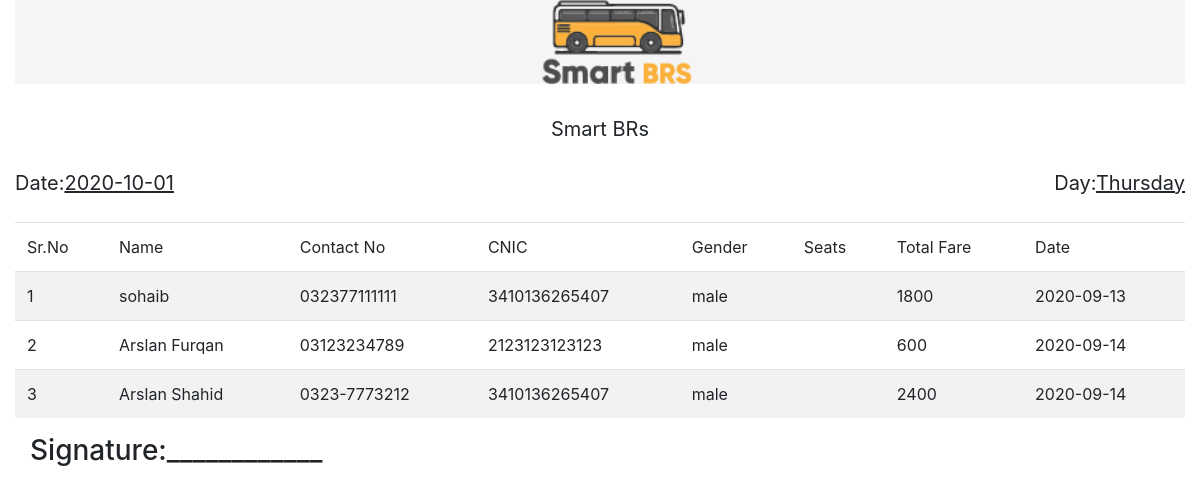
/admin/reports/daily_booking_report.php, run on an earlier commit of the app's database.
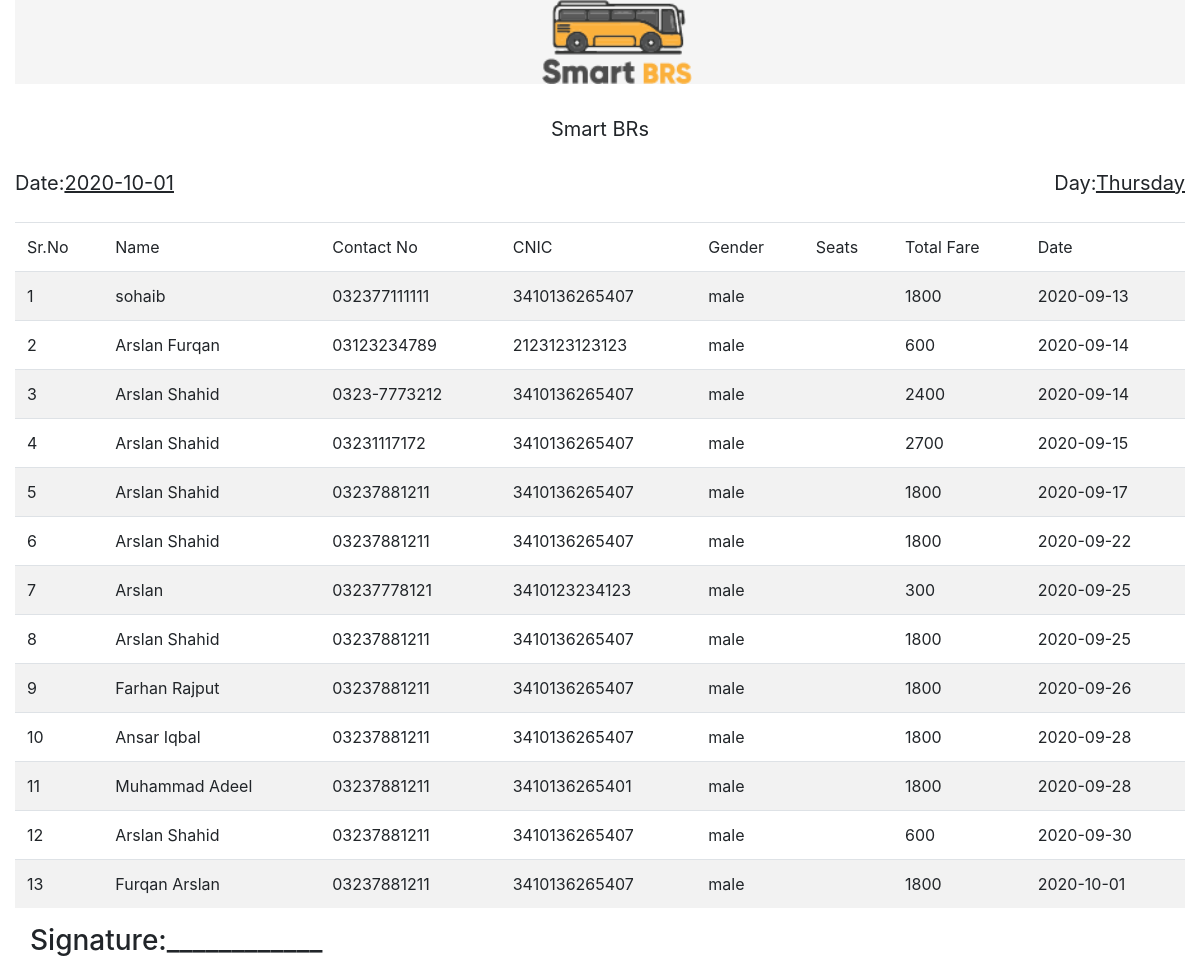
And on a later commit of the database.
### tables this page shows
CREATE TABLE `bookings` (
  `id` int(11) NOT NULL,
  `date` date NOT NULL,
  `route_id` int(11) NOT NULL,
  `total_fare` int(11) NOT NULL,
  `name` varchar(200) NOT NULL,
  `contact_no` varchar(200) NOT NULL,
  `cnic` varchar(200) NOT NULL,
  `gender` char(6) NOT NULL,
  `cancel_status` tinyint(4) NOT NULL DEFAULT '0'
);

### models/Booking.php (called while the page is built, shortened)
<?php
class Booking
{
    public static function showBooking()
    {
        $obj_db = self::obj_db();
        $query = " SELECT * FROM bookings ";
        $result = $obj_db->query($query);
        $query = [];
        while ($data = $result->fetch_object()) {
            $query[] = $data;
        }
        return $query;
    }
}

### admin/reports/daily_booking_report.php (the view)
<?php
require_once "views/header.php";
require_once "../../models/Booking.php";
?>
<table class="table table-striped">
    <thead>
        <tr>
            <td>Sr.No</td>
            <td>Name</td>
            <td>Contact No</td>
            <td>CNIC</td>
            <td>Gender</td>
            <td>Seats</td>
            <td>Total Fare</td>
            <td>Date</td>
        </tr>
    </thead>
    <?php
    $i = 1;
    $bookings = Booking::showBooking();
    foreach ($bookings as $booking) {
        echo ("<tr>");
        echo ("<td>" . $i . "</td>");
        echo ("<td>" . $booking->name . "</td>");
        echo ("<td>" . $booking->contact_no . "</td>");
        echo ("<td>" . $booking->cnic . "</td>");
        echo ("<td>" . $booking->gender . "</td>");
        echo ("<td>" . $booking->seat_no . "</td>");
        echo ("<td>" . $booking->total_fare . "</td>");
        echo ("<td>" . $booking->date . "</td>");
        $i++;
    }
    ?>
</table>
<?php
require_once 'views/footer.php';
?>

### admin/reports/views/header.php (shortened to what this page needs)
<!doctype html>
<html lang="en">
<head>
    <link href="<?php echo (BASE_URL); ?>assets/front/css/bootstrap.min.css" rel="stylesheet" />
</head>
<body>
<div class="container-fluid ">
    <header>
        <div id="logo">
            <img src="<?php echo(BASE_URL);?>assets/images/logo/smart_brs_report.png" width="150px" >
        </div>
    </header>
    <section class="">
        <div class="col-md-12 heading">
            <br>
            <center><span class=>Smart BRs</span></center>
        </div>
        <br>
        <div class="row dates">
            <div class="col-md-6">
                <span class="pull-left">Date:<u><?php echo(date("Y-m-d")); ?></u></span>
            </div>
            <div class="col-md-6" style="float:right;">
                <span class="float-right col-md-offset-5">Day:<u><?php echo(date("l"));?></u></span>
            </div>
        </div>
        <br class="clear-fix">
        <div class="row">
        <div class="col-md-12" style="width100% !important;">

### admin/reports/views/footer.php (shortened to what this page needs)
</div>
</div>
</section>
<footer>
    <div class="col-lg-12 footer">
        <span class="pull-right"><h3>Signature:____________</h3></span>
    </div>
</footer>
</div>
</body>
</html>

### admin/reports/views/header.php (style rules this page uses)
#logo { background-color: whitesmoke; }
#logo img { margin-left: 45%; }
.dates { font-size: 20px; }
.heading { font-size: 20px; }

What changed in the data, as far as the page shows it:
added bookings: name "Arslan Shahid", contact_no "03231117172", cnic "3410136265407", gender "male", total_fare "2700", date "2020-09-15"
added bookings: name "Arslan Shahid", contact_no "03237881211", cnic "3410136265407", gender "male", total_fare "1800", date "2020-09-17"
added bookings: name "Arslan Shahid", contact_no "03237881211", cnic "3410136265407", gender "male", total_fare "1800", date "2020-09-22"
added bookings: name "Arslan", contact_no "03237778121", cnic "3410123234123", gender "male", total_fare "300", date "2020-09-25"
added bookings: name "Arslan Shahid", contact_no "03237881211", cnic "3410136265407", gender "male", total_fare "1800", date "2020-09-25"
added bookings: name "Farhan Rajput", contact_no "03237881211", cnic "3410136265407", gender "male", total_fare "1800", date "2020-09-26"
added bookings: name "Ansar Iqbal", contact_no "03237881211", cnic "3410136265407", gender "male", total_fare "1800", date "2020-09-28"
added bookings: name "Muhammad Adeel", contact_no "03237881211", cnic "3410136265401", gender "male", total_fare "1800", date "2020-09-28"
added bookings: name "Arslan Shahid", contact_no "03237881211", cnic "3410136265407", gender "male", total_fare "600", date "2020-09-30"
added bookings: name "Furqan Arslan", contact_no "03237881211", cnic "3410136265407", gender "male", total_fare "1800", date "2020-10-01"
